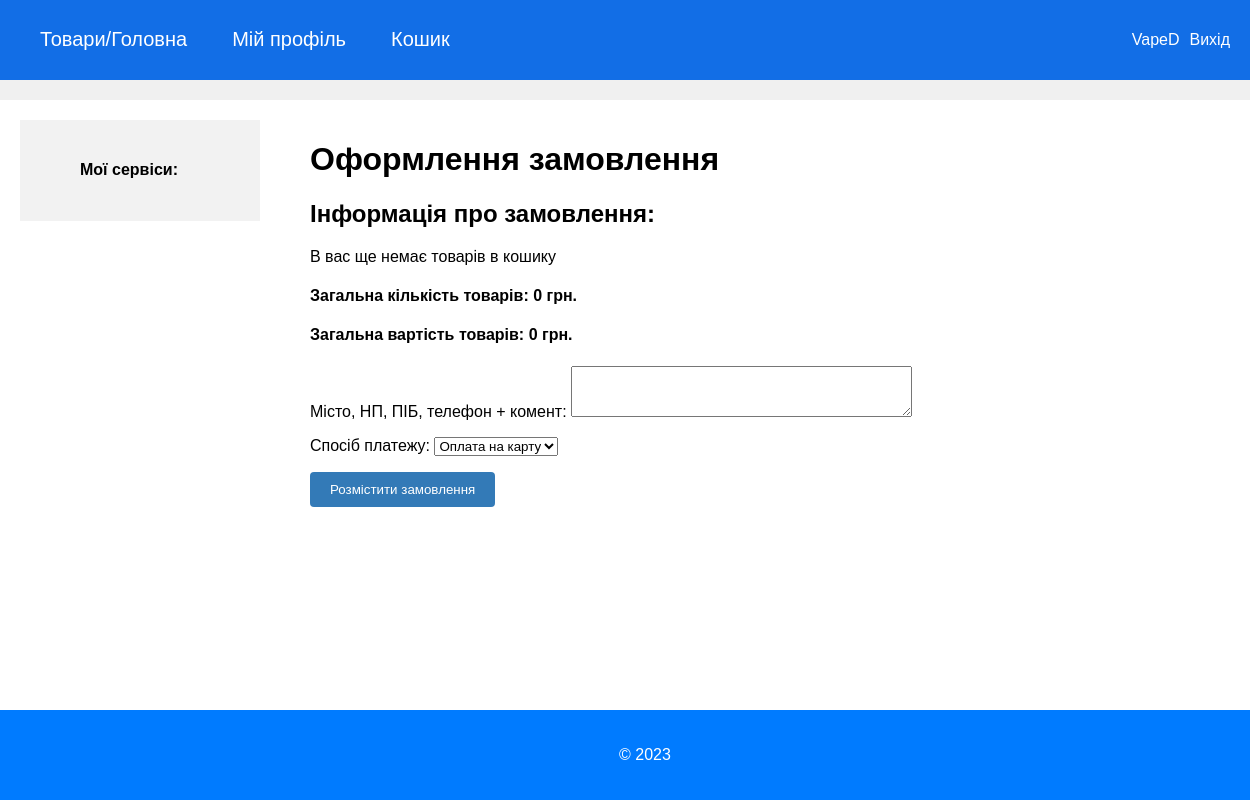
The page /baskets/checkout/ (signed in) on the database its author committed.
### users/models.py (models this page shows)
class User(AbstractUser):
    user_image = models.ImageField(upload_to='uses_images', blank=True, verbose_name='Фото користувача')
    seller_image = models.ImageField(upload_to='uses_images', blank=True, verbose_name='Фото продавця')
    seller_name = models.CharField(max_length=50, blank=True, verbose_name='Назва продавця')
    seller_status = models.BooleanField(default=False, verbose_name='Статус продавця')
    drop_status = models.BooleanField(default=False, verbose_name='Статус DROP')
    provider_status = models.BooleanField(default=False, verbose_name='Статус PROVIDER')

### baskets/models.py (models this page shows, shortened)
class Cart(models.Model):
    user = models.OneToOneField(User, on_delete=models.CASCADE, related_name='cart')
    goods = models.ManyToManyField(Good, through='CartItem')
    def get_cart_items(self):
        return CartItem.objects.filter(cart=self)
    def get_total_price(self):
        cart_items = self.get_cart_items()
        total_price = sum(cart_item.get_total_price() for cart_item in cart_items)
        return total_price
    def get_total_quantity(self):
        cart_items = self.get_cart_items()
        total_quantity = sum(cart_item.quantity for cart_item in cart_items)
        return total_quantity

### orders/models.py (models this page shows)
class PaymentMethod(models.Model):
    payment_method = models.CharField(max_length=255)
    def __str__(self):
        return self.payment_method

### orders/views.py (the view)
# urls.py: path('checkout/', checkout, name='checkout'),
def checkout(request):
    user = request.user
    cart = Cart.objects.get(user=user)
    if request.method == 'POST':
        form = OrderForm(request.POST)
        if form.is_valid():
            try:
                address_text = form.cleaned_data['address']
                payment_method = form.cleaned_data['payment_method']
                address = Address.objects.create(user=user, address=address_text)
                with transaction.atomic():
                    default_status = Status.objects.get(id=1)  # Или выберите другой ID для статуса по умолчанию
                    order = Order.objects.create(user=user, address=address, payment_method=payment_method,
                                                 status=default_status)
                    cart_items = cart.get_cart_items()
                    for cart_item in cart_items:
                        good = cart_item.good
                        quantity = cart_item.quantity
                        price = good.price_opt  # Цена товара на момент покупки
                        missing_items = []
                        for cart_item in cart_items:
                            if cart_item.quantity > cart_item.good.opt_stock:
                                missing_items.append(cart_item.good.title)
                        if quantity > good.opt_stock:
                            raise ValueError(f"Недостатня кількість товару: {', '.join(missing_items)}. В наявності: {cart_item.good.opt_stock}шт. Перейдіть в кошик і змініть кількість")
                        OrderItem.objects.create(order=order, good=good, quantity=quantity, price=price)
                        good.opt_stock -= quantity
                        good.save()
                    cart.clear_cart()
                messages.success(request, '')
                return redirect('order_confirmation')
            except ValueError as e:
                messages.error(request, str(e))
    else:
        form = OrderForm()
    context = {
        'form': form,
        'cart': cart,
        'menu': menu_user,
        'navi_profile': navi_profile,
    }
    return render(request, 'baskets/checkout.html', context)

### orders/forms.py
class OrderForm(forms.Form):
    address = forms.CharField(max_length=250, label='Місто, НП, ПІБ, телефон + комент', widget=forms.Textarea(attrs={'rows': 3}))
    payment_method = forms.ModelChoiceField(queryset=PaymentMethod.objects.all(), label='Спосіб платежу')
    def __init__(self, *args, **kwargs):
        super().__init__(*args, **kwargs)
        self.fields['payment_method'].empty_label = None

### baskets/templates/baskets/checkout.html (shortened to what this page needs)
{% extends 'users/base_users.html' %}
{% block content %}
  <h1>Оформлення замовлення</h1>
  <h2>Інформація про замовлення:</h2>
  <ul class="order-items">
    {% for cart_item in cart.get_cart_items %}
      <li class="order-item">
        <div class="item-details">
          <h3>{{ cart_item.good.title }}</h3>
          <p class="quantity">Кількість: {{ cart_item.quantity }}</p>
          <p class="price">Вартість: {{ cart_item.get_total_price }} грн.</p>
        </div>
        <div class="item-image">
          <img src="{{ cart_item.good.photo.url }}" alt="Product Image">
        </div>
      </li>
    <hr>
    {% empty %}
      <p>В вас ще немає товарів в кошику</p>
    {% endfor %}
  </ul>
  <h4>Загальна кількість товарів: {{ cart.get_total_quantity }} грн.</h4>
  <h4>Загальна вартість товарів: {{ cart.get_total_price }} грн.</h4>
  <form method="POST" action="{% url 'checkout' %}">
    {{ form.as_p }}
    <button type="submit" class="submit-btn">Розмістити замовлення</button>
  </form>
{% endblock content %}

### users/templates/users/base_users.html (shortened to what this page needs)
{% load static %}
<!doctype html>
<html lang="en">
<head>
    <link rel="stylesheet" href="{% static 'opt/css/style.css' %}">
</head>
<body>
    <header>
        <nav>
            <ul class="horizontal-menu">
                {% block mainmenu %}
                <div class="header">
                    <ul id="mainmenu" class="mainmenu">
                        {% for m in menu %}
                        <li><a href="{% url m.url_name %}">{{ m.title }}</a></li>
                        {% endfor %}
                        {% if cart_items %}
                        <li class="menu_li">
                            <a href="{% url 'cart_view' %}">
                                Кошик: ({{ total_quantity }}шт.) - Вартість: {{ total_price }} грн.
                            </a>
                        </li>
                        {% else %}
                        <li class="menu_li">
                            <a href="{% url 'cart_view' %}">
                                Кошик
                            </a>
                        </li>
                        {% endif %}
                    </ul>
                    <div class="user-info">
                        {% if request.user.is_authenticated %}
                            <span class="user-name">{{ request.user.first_name }}</span>
                            <span class="logout"><a href="{% url 'logout' %}">Вихід</a></span>
                        {% endif %}
                    </div>
                </div>
                {% endblock mainmenu %}
            </ul>
        </nav>
    </header>
    <div class="container">
        <aside class="sidebar">
            <ul>
                <li><h4>Мої сервіси:</h4></li>
            </ul>
        </aside>
        <main class="main">
            {% block content %}
            {% endblock %}
        </main>
    </div>
    <footer>
        <p>&copy; 2023 </p>
    </footer>
</body>
</html>

### opt/static/opt/css/style.css (style rules this page uses)
.horizontal-menu { list-style-type: none; margin: 0; padding: 0; overflow: hidden; background-color: #f0f0f0; }
body { font-family: Arial, sans-serif; margin: 0; padding: 0; display: flex; flex-direction: column; min-height: 100vh; }
.container { margin-left: 0px; flex: 1; }
.main { margin-left: 30px; padding: 0 0 0 20px; }
footer { background-color: #f0f0f0; padding: 20px; text-align: center; clear: both; }
ul, li { list-style-type: none; }
ul.mainmenu { list-style: none; margin: 0; padding: 0; height: 60px; color: black; font-size: 20px; overflow: hidden; }
ul.mainmenu li { float: left; margin: 18px 15px 0 30px; }
ul.mainmenu li a { color: white; text-decoration: none; }
.container { display: flex; margin: 20px; }
.sidebar { flex: 0 0 200px; background-color: #f2f2f2; padding: 20px; height: 100%; }
.sidebar li { margin-bottom: 10px; }
.header { background-color: #126ee6; color: #fff; padding: 10px; margin-bottom: 20px; }
.header ul { list-style-type: none; padding: 0; margin: 0; }
.header li { display: inline-block; margin-right: 10px; }
.header a { color: #fff; text-decoration: none; }
.order-items { list-style-type: none; padding: 0; }
.submit-btn { padding: 10px 20px; background-color: #337ab7; color: #fff; border: none; border-radius: 4px; cursor: pointer; }
.header { display: flex; justify-content: space-between; align-items: center; }
.user-info { display: flex; align-items: center; }
.user-name { margin-right: 10px; }
.logout { margin-right: 10px; }
footer { background-color: #007bff; padding: 20px; text-align: center; clear: both; color: white; bottom: 0; left: 0; width: 100%; }

### rows shown on the page
User: user.first_name "VapeD"
Cart: get_total_quantity "0", get_total_price "0"
PaymentMethod: payment_method "Оплата на карту"

### other values the page prints
{{ m.title }} "Товари/Головна" "Мій профіль"
